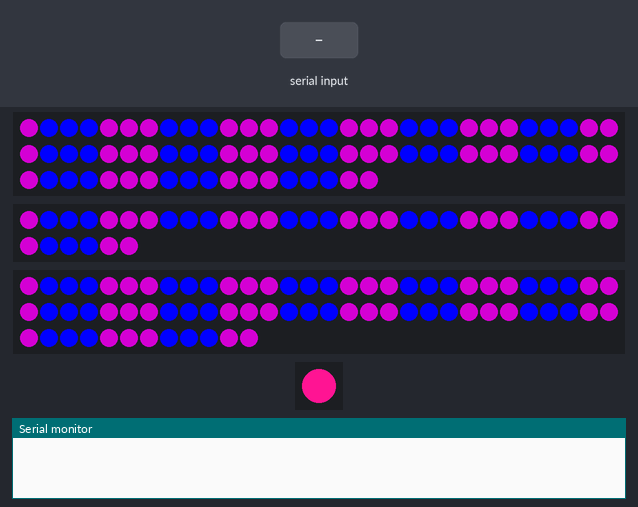
Bench run of a sketch on a simulated Arduino Uno, built with avr-gcc and run on an emulated ATmega328P. Parts: 78 RGB LEDs in strip order, left to right, continuing on the next row, 36 RGB LEDs in strip order, left to right, continuing on the next row, 72 RGB LEDs in strip order, left to right, continuing on the next row, 1 RGB LEDs in strip order, left to right, the last lines printed to the serial monitor. The inputs (shaded band) are chosen by the test bench. Dim RGB values are drawn brighter than linear.

Above: at 1.2 s.
1.3 s: "B,45\n" received over Serial
At 2.2 s:
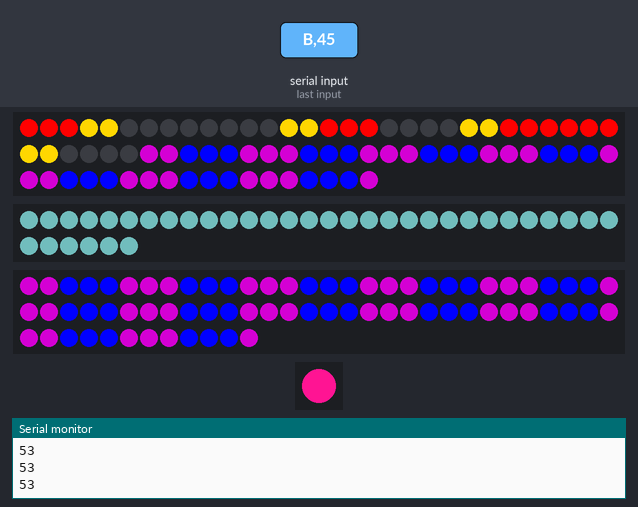
2.8 s: byte 70 ('F') received over Serial
At 2.87 s:
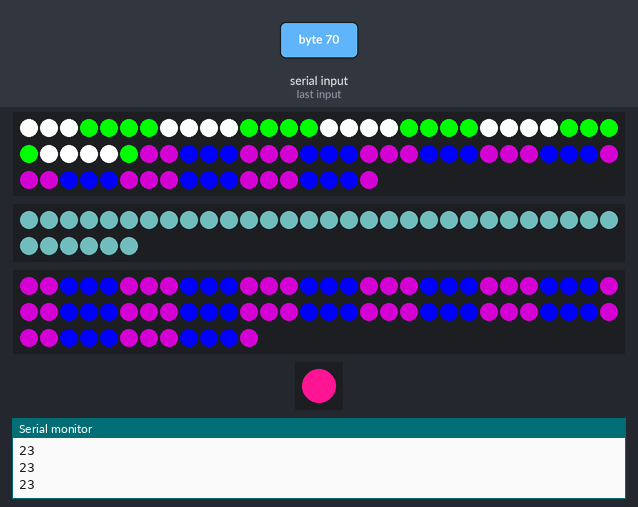
4.5 s: byte 83 ('S') received over Serial
At 5.7 s:
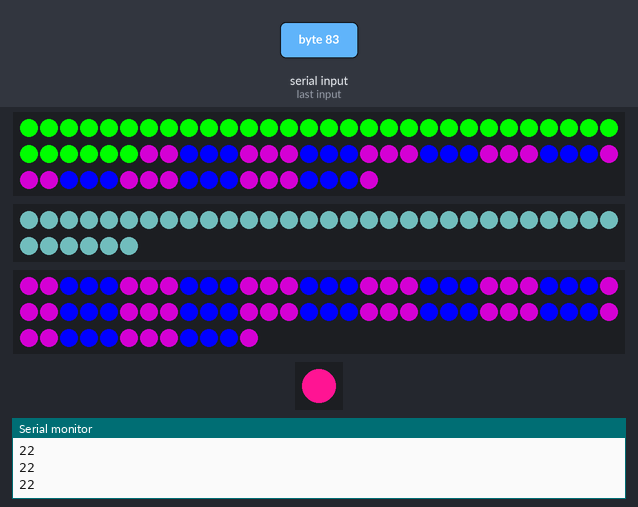
6.0 s: byte 101 ('e') received over Serial
At 6.8 s:
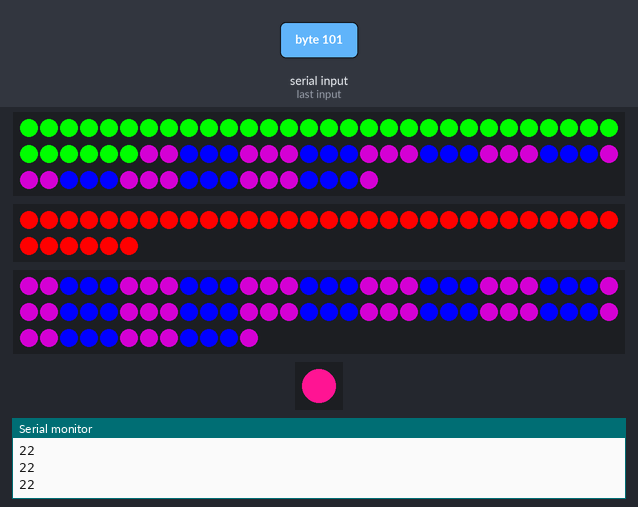
7.5 s: byte 102 ('f') received over Serial
At 8.1 s:
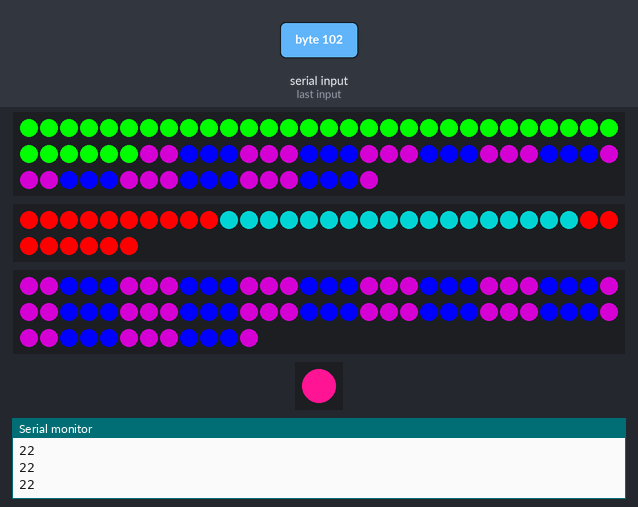
10.5 s: "E" received over Serial
At 10.99 s:
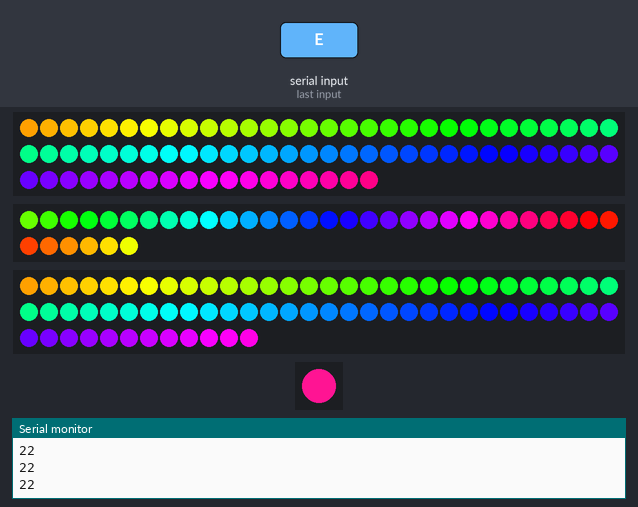
Timing chart, 0 to 13.5 s (numbered marks = the images above; inputs shaded):
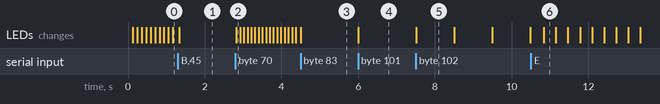

The sketch:

final3.ino
```cpp
#include <Adafruit_NeoPixel.h>
#include "WS2812_Definitions.h"
//WRITE WITH TWO BUTTONS
#define PIN 4
#define UNDERPIN 6
#define PLATEPIN 8
#define ASLPIN 10
#define LED_COUNT 78
#define LED_COUNT_UNDER 72
#define LED_COUNT_PLATE 36
#define LED_COUNT_ASL 1
Adafruit_NeoPixel leds = Adafruit_NeoPixel(LED_COUNT, PIN, NEO_GRB + NEO_KHZ800);
Adafruit_NeoPixel ledsUnderglow = Adafruit_NeoPixel(LED_COUNT_UNDER, UNDERPIN, NEO_GRB + NEO_KHZ800);
Adafruit_NeoPixel ledsPlate = Adafruit_NeoPixel(LED_COUNT_PLATE, PLATEPIN, NEO_GRB + NEO_KHZ800);
Adafruit_NeoPixel asled = Adafruit_NeoPixel(LED_COUNT_ASL, ASLPIN, NEO_GRB + NEO_KHZ800);
int i = 0;
int under = 0;
int lp = 0;
int hopper = 0;
int incomingByte = 65;
int bar = 0;
int hop = 48;
int blinker = 0;
void setup()
{
  // put your setup code here, to run once:
  leds.begin();
  ledsPlate.begin();
  ledsUnderglow.begin();
  asled.begin();
  Serial.begin(9600);
  while (!Serial)
  {
  }
}
void loop()
{
  asled.setPixelColor(0, DEEPPINK);
  asled.show();
  for (int waiting = 0; waiting < 10; waiting++)
  {
    incomingByte = Serial.read();
    if (incomingByte == 'A')                //VARIABLES
    {
      under = 0;
    }
    if (incomingByte == 'B')
    {
      under = 1;
    }
    if (incomingByte == 'R')
    {
      under = 2;
    }
    if (incomingByte == 'L')
    {
      lp = 0;
    }
    if (incomingByte == 'H')
    {
      lp = 1;
    }
    if (incomingByte == 'E')
    {
      under = 3;
    }
    if (incomingByte == 'a')
    {
      lp = 2;
    }
    if (incomingByte == 'b')
    {
      lp = 3;
    }
    if (incomingByte == 'c')
    {
      lp = 4;
    }
    if (incomingByte == 'd')
    {
      lp = 5;
    }
    if (incomingByte == 'e')
    {
      lp = 6;
    }
    if (incomingByte == 'f')
    {
      lp = 7;
    }
    if (incomingByte >= 48 && incomingByte <= 57)
    {
      hop = incomingByte;
    }
    if (incomingByte == 'S')
    {
      hop = 22;
    }
    if (incomingByte == 'F')
    {
      hop = 23;
    }
    switch (under)                      //SWITCH CASE
    {
      case 0:
        rotate (PURPLE, BLUE, 3);
        rotateUnder (PURPLE, BLUE, 3);
        rotatePlate (PURPLE, BLUE, 3);
        break;
      case 1:
        licensePlate (DARKSLATEGRAY, MEDIUMVIOLETRED);
        hopperValue (hop);
        break;
      case 2:
        for (int b = 36; b < 78; b++)
        {
          leds.setPixelColor(b, RED);
        }
        leds.show();
        licensePlate (DARKSLATEGRAY, MEDIUMVIOLETRED);
        hopperValue (hop);
        break;
      case 3:
        for (unsigned long rain = 0; rain < 3600000000; rain++)
        {
          rainbow (rain);
          LPrainbow (rain);
          UNDrainbow (rain);
          delay (10);
        }
        break;
    }
  }
  // put your main code here, to run repeatedly:
  i = i + 1;
  if (i > 35)
  {
    i = 0;
  }
  blinker = blinker + 1;
  if (blinker > 2)
  {
    blinker = 0;
  }
}

void rotate (unsigned long colora, unsigned long colorb, byte longshort)    //ROTATE HOPPER
{
  for (int j = i; j < LED_COUNT; j = j + longshort * 2)
  {
    for (int k = 0; k < longshort; k++)
    {
      leds.setPixelColor(j + k, colora);
    }
    for (int m = longshort; m < longshort * 2; m++)
    {
      leds.setPixelColor(j + m, colorb);
    }
  }
  for (int n = i; n > 0; n = n - longshort * 2)
  {
    for (int k = 0; k < longshort; k++)
    {
      leds.setPixelColor(n - k - 1, colorb);
    }
    for (int m = longshort; m < longshort * 2; m++)
    {
      leds.setPixelColor(n - m - 1, colora);
    }
  }
  leds.show();
}

void rotateSmall (unsigned long colora, unsigned long colorb, byte longshort)    //ROTATE HOPPER
{
  for (int j = i; j < 36; j = j + longshort * 2)
  {
    for (int k = 0; k < longshort; k++)
    {
      if (j + k < 36)
      {
        leds.setPixelColor(j + k, colora);
      }
    }
    for (int m = longshort; m < longshort * 2; m++)
    {
      if (j + m < 36)
      {
        leds.setPixelColor(j + m, colorb);
      }
    }
  }
  for (int n = i; n > 0; n = n - longshort * 2)
  {
    for (int k = 0; k < longshort; k++)
    {
      leds.setPixelColor(n - k - 1, colorb);
    }
    for (int m = longshort; m < longshort * 2; m++)
    {
      leds.setPixelColor(n - m - 1, colora);
    }
  }
  leds.show();
}

void rotateUnder (unsigned long colorc, unsigned long colord, byte shortlong)   //ROTATE UNDERGLOW
{
  for (int p = i; p < LED_COUNT_UNDER; p = p + shortlong * 2)
  {
    for (int q = 0; q < shortlong; q++)
    {
      ledsUnderglow.setPixelColor(p + q, colorc);
    }
    for (int r = shortlong; r < shortlong * 2; r++)
    {
      ledsUnderglow.setPixelColor(p + r, colord);
    }
  }
  for (int s = i; s > 0; s = s - shortlong * 2)
  {
    for (int q = 0; q < shortlong; q++)
    {
      ledsUnderglow.setPixelColor(s - q - 1, colord);
    }
    for (int r = shortlong; r < shortlong * 2; r++)
    {
      ledsUnderglow.setPixelColor(s - r - 1, colorc);
    }
  }
  ledsUnderglow.show();
}
void rotatePlate (unsigned long colora, unsigned long colorb, byte longshort)   //ROTATE LICENSE PLATE
{
  for (int j = i; j < LED_COUNT_PLATE; j = j + longshort * 2)
  {
    for (int k = 0; k < longshort; k++)
    {
      ledsPlate.setPixelColor(j + k, colora);
    }
    for (int m = longshort; m < longshort * 2; m++)
    {
      ledsPlate.setPixelColor(j + m, colorb);
    }
  }
  for (int n = i; n > 0; n = n - longshort * 2)
  {
    for (int k = 0; k < longshort; k++)
    {
      ledsPlate.setPixelColor(n - k - 1, colorb);
    }
    for (int m = longshort; m < longshort * 2; m++)
    {
      ledsPlate.setPixelColor(n - m - 1, colora);
    }
  }
  ledsPlate.show();
}

void hopperValue (unsigned long height)                       //HOPPER CODE
{
  Serial.println (height);
  if ( height - 48 == 0)
  {
    rotateSmall (PURPLE, BLUE, 3);
  }
  if ( height == 22)
  {
    for (int y = 0; y < 36; y++)
    {
      leds.setPixelColor(y, LIME);
    }
  }
  if ( height == 23)
  {
    rotateSmall (LIME, WHITE, 4);
  }
  if ( height > 48)                       //sets the black part of progress bar
  {
    for (int u = height - 48; u < 9; u++)
    {
      leds.setPixelColor(u, BLACK);
      leds.setPixelColor(17 - u, BLACK);
      leds.setPixelColor(26 - u, BLACK);
      leds.setPixelColor(27 + u, BLACK);
    }
    if (height - 48 <= 3)                     //sets the progress though red
    {
      for (int v = 0; v <= height - 49; v ++)
      {
        leds.setPixelColor(v, RED);
        leds.setPixelColor(17 - v, RED);
        leds.setPixelColor(26 - v, RED);
        leds.setPixelColor(27 + v, RED);
      }
    }
    if (height - 48 >= 7 && height - 48 <= 10)  //sets the progress bar though green
    {
      for (int w = 6; w <= height - 49; w ++)
      {
        leds.setPixelColor(w, GREEN);
        leds.setPixelColor(17 - w, GREEN);
        leds.setPixelColor(26 - w, GREEN);
        leds.setPixelColor(27 + w, GREEN);
      }
      for (int c = 0; c < 3; c++)
      {
        leds.setPixelColor(c, RED);
        leds.setPixelColor(17 - c, RED);
        leds.setPixelColor(26 - c, RED);
        leds.setPixelColor(27 + c, RED);
      }
      for (int d = 3; d < 6; d++)
      {
        leds.setPixelColor(d, GOLD);
        leds.setPixelColor(17 - d, GOLD);
        leds.setPixelColor(26 - d, GOLD);
        leds.setPixelColor(27 + d, GOLD);
      }
    }
    if (height - 48 > 3 && height - 48 < 7)         //sets the progress bar though yellow
    {
      for (int x = 3; x <= height - 49 + bar; x ++)
      {
        leds.setPixelColor(x, GOLD);
        leds.setPixelColor(17 - x, GOLD);
        leds.setPixelColor(26 - x, GOLD);
        leds.setPixelColor(27 + x, GOLD);
      }
      for (int e = 0; e < 3 + bar; e++)
      {
        leds.setPixelColor(e, RED);
        leds.setPixelColor(17 - e, RED);
        leds.setPixelColor(26 - e, RED);
        leds.setPixelColor(27 + e, RED);
      }
    }
  }
  leds.show();
}

void licensePlate (unsigned long colore, unsigned long colorf)                    //LICENSE PLATE CODE
{
  if (lp == 0)
  {
    for (int y = 0; y < 36; y++)
    {
      ledsPlate.setPixelColor(y, colore);
    }
  }
  if (lp == 1)
  {
    for (int z = 0; z < 36; z++)
    {
      ledsPlate.setPixelColor(z, colorf);
    }
  }
  if (lp == 2)
  {
    rainbow(i);
  }
  if (lp == 3)
  {
    for (int z = 0; z < 36; z++)
    {
      ledsPlate.setPixelColor(z, DARKORANGE);
    }
  }
  if (lp == 4)
  {
    for (int z = 0; z < 36; z++)
    {
      ledsPlate.setPixelColor(z, GOLDENROD);
    }
  }
  if (lp == 5)
  {
    for (int z = 0; z < 36; z++)
    {
      rotatePlate (GOLDENROD, RED, 18);
    }
  }
  if (lp == 6)
  {
    for (int z = 0; z < 36; z++)
    {
      ledsPlate.setPixelColor(z, RED);
    }
  }
  if (lp == 7)
  {
    for (int z = 0; z < 36; z++)
    {
      rotatePlate (RED, TEAL, 18);
    }
  }
  ledsPlate.show();
}

void rainbow(byte startPosition)                                                    //HOPPER RAINBOW
{
  // Need to scale our rainbow. We want a variety of colors, even if there
  // are just 10 or so pixels.
  int rainbowScale = 192 / LED_COUNT;

  // Next we setup each pixel with the right color
  for (int i = 0; i < LED_COUNT; i++)
  {
    // There are 192 total colors we can get out of the rainbowOrder function.
    // It'll return a color between red->orange->green->...->violet for 0-191.
    leds.setPixelColor(i, rainbowOrder((rainbowScale * (i + startPosition)) % 192));
  }
  // Finally, actually turn the LEDs on:
  leds.show();
}

// Input a value 0 to 191 to get a color value.
// The colors are a transition red->yellow->green->aqua->blue->fuchsia->red...
//  Adapted from Wheel function in the Adafruit_NeoPixel library example sketch
uint32_t rainbowOrder(byte position)
{
  // 6 total zones of color change:
  if (position < 31)  // Red -> Yellow (Red = FF, blue = 0, green goes 00-FF)
  {
    return leds.Color(0xFF, position * 8, 0);
  }
  else if (position < 63)  // Yellow -> Green (Green = FF, blue = 0, red goes FF->00)
  {
    position -= 31;
    return leds.Color(0xFF - position * 8, 0xFF, 0);
  }
  else if (position < 95)  // Green->Aqua (Green = FF, red = 0, blue goes 00->FF)
  {
    position -= 63;
    return leds.Color(0, 0xFF, position * 8);
  }
  else if (position < 127)  // Aqua->Blue (Blue = FF, red = 0, green goes FF->00)
  {
    position -= 95;
    return leds.Color(0, 0xFF - position * 8, 0xFF);
  }
  else if (position < 159)  // Blue->Fuchsia (Blue = FF, green = 0, red goes 00->FF)
  {
    position -= 127;
    return leds.Color(position * 8, 0, 0xFF);
  }
  else  //160 <position< 191   Fuchsia->Red (Red = FF, green = 0, blue goes FF->00)
  {
    position -= 159;
    return leds.Color(0xFF, 0x00, 0xFF - position * 8);
  }
}

void UNDrainbow(byte startPosition)                                                       //UNDERGLOW RAINBOW
{
  // Need to scale our rainbow. We want a variety of colors, even if there
  // are just 10 or so pixels.
  int rainbowScale = 192 / LED_COUNT_UNDER;

  // Next we setup each pixel with the right color
  for (int i = 0; i < LED_COUNT_UNDER; i++)
  {
    // There are 192 total colors we can get out of the rainbowOrder function.
    // It'll return a color between red->orange->green->...->violet for 0-191.
    ledsUnderglow.setPixelColor(i, UNDrainbowOrder((rainbowScale * (i + startPosition)) % 192));
  }
  // Finally, actually turn the LEDs on:
  ledsUnderglow.show();
}

// Input a value 0 to 191 to get a color value.
// The colors are a transition red->yellow->green->aqua->blue->fuchsia->red...
//  Adapted from Wheel function in the Adafruit_NeoPixel library example sketch
uint32_t UNDrainbowOrder(byte position)
{
  // 6 total zones of color change:
  if (position < 31)  // Red -> Yellow (Red = FF, blue = 0, green goes 00-FF)
  {
    return ledsUnderglow.Color(0xFF, position * 8, 0);
  }
  else if (position < 63)  // Yellow -> Green (Green = FF, blue = 0, red goes FF->00)
  {
    position -= 31;
    return ledsUnderglow.Color(0xFF - position * 8, 0xFF, 0);
  }
  else if (position < 95)  // Green->Aqua (Green = FF, red = 0, blue goes 00->FF)
  {
    position -= 63;
    return ledsUnderglow.Color(0, 0xFF, position * 8);
  }
  else if (position < 127)  // Aqua->Blue (Blue = FF, red = 0, green goes FF->00)
  {
    position -= 95;
    return ledsUnderglow.Color(0, 0xFF - position * 8, 0xFF);
  }
  else if (position < 159)  // Blue->Fuchsia (Blue = FF, green = 0, red goes 00->FF)
  {
    position -= 127;
    return ledsUnderglow.Color(position * 8, 0, 0xFF);
  }
  else  //160 <position< 191   Fuchsia->Red (Red = FF, green = 0, blue goes FF->00)
  {
    position -= 159;
    return ledsUnderglow.Color(0xFF, 0x00, 0xFF - position * 8);
  }
}

void LPrainbow(byte startPosition)                                                             //LICENSE PLATE RAINBOW
{
  // Need to scale our rainbow. We want a variety of colors, even if there
  // are just 10 or so pixels.
  int rainbowScale = 192 / LED_COUNT_PLATE;

  // Next we setup each pixel with the right color
  for (int j = 0; j < LED_COUNT_PLATE; j++)
  {
    // There are 192 total colors we can get out of the rainbowOrder function.
    // It'll return a color between red->orange->green->...->violet for 0-191.
    ledsPlate.setPixelColor(j, LPrainbowOrder((rainbowScale * (j + startPosition)) % 192));
  }
  // Finally, actually turn the LEDs on:
  ledsPlate.show();
}

// Input a value 0 to 191 to get a color value.
// The colors are a transition red->yellow->green->aqua->blue->fuchsia->red...
//  Adapted from Wheel function in the Adafruit_NeoPixel library example sketch
uint32_t LPrainbowOrder(byte position)
{
  // 6 total zones of color change:
  if (position < 31)  // Red -> Yellow (Red = FF, blue = 0, green goes 00-FF)
  {
    return ledsPlate.Color(0xFF, position * 8, 0);
  }
  else if (position < 63)  // Yellow -> Green (Green = FF, blue = 0, red goes FF->00)
  {
    position -= 31;
    return ledsPlate.Color(0xFF - position * 8, 0xFF, 0);
  }
  else if (position < 95)  // Green->Aqua (Green = FF, red = 0, blue goes 00->FF)
  {
    position -= 63;
    return ledsPlate.Color(0, 0xFF, position * 8);
  }
  else if (position < 127)  // Aqua->Blue (Blue = FF, red = 0, green goes FF->00)
  {
    position -= 95;
    return ledsPlate.Color(0, 0xFF - position * 8, 0xFF);
  }
  else if (position < 159)  // Blue->Fuchsia (Blue = FF, green = 0, red goes 00->FF)
  {
    position -= 127;
    return ledsPlate.Color(position * 8, 0, 0xFF);
  }
  else  //160 <position< 191   Fuchsia->Red (Red = FF, green = 0, blue goes FF->00)
  {
    position -= 159;
    return ledsPlate.Color(0xFF, 0x00, 0xFF - position * 8);
  }
}

void blinking (unsigned long color, unsigned long colorb)                         //BLINK (LICENSE PLATE ONLY)
{
  if (blinker == 0 )
    for (int j = 0; j < LED_COUNT_PLATE; j++)
    {
      ledsPlate.setPixelColor(j, color);
    }
  ledsPlate.show();
  if (blinker == 1)
    for (int j = 0; j < LED_COUNT_PLATE; j++)
    {
      ledsPlate.setPixelColor(j, colorb);
    }
  ledsPlate.show();
}
```

Source omitted: WS2812_Definitions.h (4316 bytes)

Measured:
- after the input at 1.3 s, the LEDs: change at once (image 1)
- after the input at 2.8 s, the LEDs: first change at once (image 2 shows a later state)
- after the input at 4.5 s, the LEDs: change at once (image 3)
- after the input at 6.0 s, the LEDs: change at once (image 4)
- after the input at 7.5 s, the LEDs: change at once (image 5)
- after the input at 10.5 s, the LEDs: change after 0.34 s (image 6)
